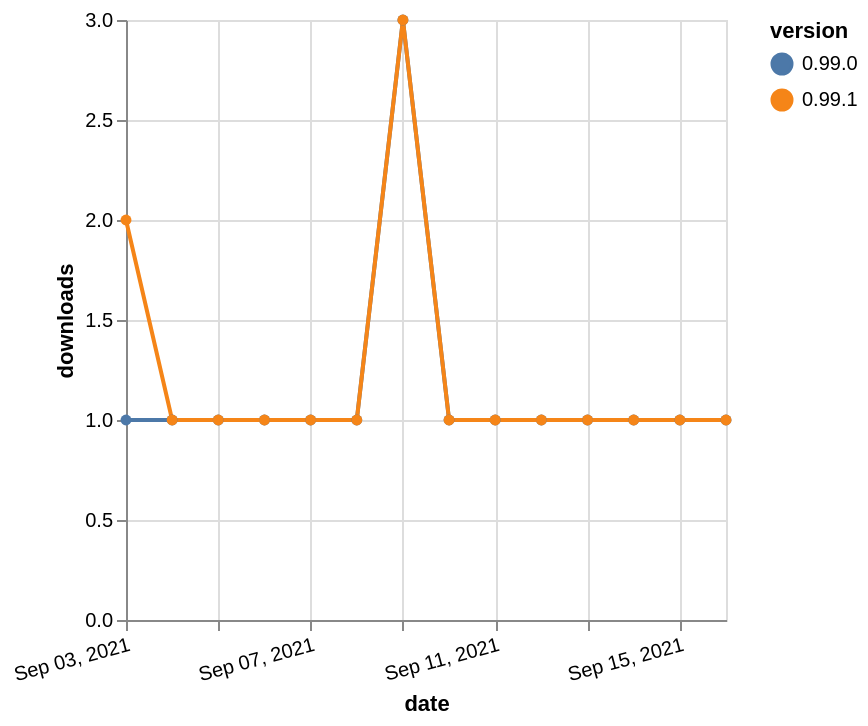

Here is the Vega-Lite specification saved for this chart:
### Vega-Lite specification from a JSON file in a GitHub repository (floating-point values rounded to 4 significant figures)
{"$schema": "https://vega.github.io/schema/vega-lite/v5.json", "description": "A simple bar chart with embedded data.", "data": {"values": [{"date": "2021-09-03", "total": 423, "delta": 1, "version": "0.99.0"}, {"date": "2021-09-04", "total": 424, "delta": 1, "version": "0.99.0"}, {"date": "2021-09-05", "total": 425, "delta": 1, "version": "0.99.0"}, {"date": "2021-09-06", "total": 426, "delta": 1, "version": "0.99.0"}, {"date": "2021-09-07", "total": 427, "delta": 1, "version": "0.99.0"}, {"date": "2021-09-08", "total": 428, "delta": 1, "version": "0.99.0"}, {"date": "2021-09-09", "total": 431, "delta": 3, "version": "0.99.0"}, {"date": "2021-09-10", "total": 432, "delta": 1, "version": "0.99.0"}, {"date": "2021-09-11", "total": 433, "delta": 1, "version": "0.99.0"}, {"date": "2021-09-12", "total": 434, "delta": 1, "version": "0.99.0"}, {"date": "2021-09-13", "total": 435, "delta": 1, "version": "0.99.0"}, {"date": "2021-09-14", "total": 436, "delta": 1, "version": "0.99.0"}, {"date": "2021-09-15", "total": 437, "delta": 1, "version": "0.99.0"}, {"date": "2021-09-16", "total": 438, "delta": 1, "version": "0.99.0"}, {"date": "2021-09-03", "total": 114, "delta": 2, "version": "0.99.1"}, {"date": "2021-09-04", "total": 115, "delta": 1, "version": "0.99.1"}, {"date": "2021-09-05", "total": 116, "delta": 1, "version": "0.99.1"}, {"date": "2021-09-06", "total": 117, "delta": 1, "version": "0.99.1"}, {"date": "2021-09-07", "total": 118, "delta": 1, "version": "0.99.1"}, {"date": "2021-09-08", "total": 119, "delta": 1, "version": "0.99.1"}, {"date": "2021-09-09", "total": 122, "delta": 3, "version": "0.99.1"}, {"date": "2021-09-10", "total": 123, "delta": 1, "version": "0.99.1"}, {"date": "2021-09-11", "total": 124, "delta": 1, "version": "0.99.1"}, {"date": "2021-09-12", "total": 125, "delta": 1, "version": "0.99.1"}, {"date": "2021-09-13", "total": 126, "delta": 1, "version": "0.99.1"}, {"date": "2021-09-14", "total": 127, "delta": 1, "version": "0.99.1"}, {"date": "2021-09-15", "total": 128, "delta": 1, "version": "0.99.1"}, {"date": "2021-09-16", "total": 129, "delta": 1, "version": "0.99.1"}]}, "width": "container", "mark": {"type": "line", "point": {"filled": true}}, "encoding": {"x": {"field": "date", "type": "temporal", "timeUnit": "yearmonthdate", "title": "date", "axis": {"labelAngle": -15}}, "y": {"field": "delta", "type": "quantitative", "title": "downloads"}, "color": {"field": "version", "type": "nominal"}, "tooltip": {"field": "delta"}}}
